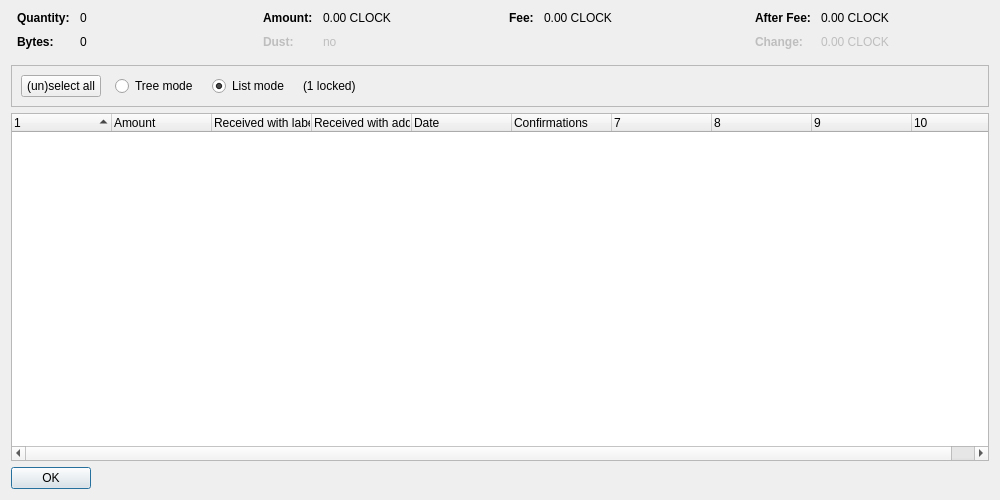
<?xml version="1.0" encoding="UTF-8"?>
<ui version="4.0">
 <class>CoinControlDialog</class>
 <widget class="QDialog" name="CoinControlDialog">
  <property name="geometry">
   <rect>
    <x>0</x>
    <y>0</y>
    <width>1000</width>
    <height>500</height>
   </rect>
  </property>
  <property name="windowTitle">
   <string>Coin Selection</string>
  </property>
  <layout class="QVBoxLayout" name="verticalLayout">
   <item>
    <layout class="QHBoxLayout" name="horizontalLayoutTop" stretch="0,0,0,0">
     <property name="topMargin">
      <number>0</number>
     </property>
     <property name="bottomMargin">
      <number>10</number>
     </property>
     <item>
      <layout class="QFormLayout" name="formLayoutCoinControl1">
       <property name="horizontalSpacing">
        <number>10</number>
       </property>
       <property name="verticalSpacing">
        <number>10</number>
       </property>
       <property name="leftMargin">
        <number>6</number>
       </property>
       <property name="rightMargin">
        <number>6</number>
       </property>
       <item row="0" column="0">
        <widget class="QLabel" name="labelCoinControlQuantityText">
         <property name="font">
          <font>
           <weight>75</weight>
           <bold>true</bold>
          </font>
         </property>
         <property name="text">
          <string>Quantity:</string>
         </property>
        </widget>
       </item>
       <item row="0" column="1">
        <widget class="QLabel" name="labelCoinControlQuantity">
         <property name="cursor">
          <cursorShape>IBeamCursor</cursorShape>
         </property>
         <property name="contextMenuPolicy">
          <enum>Qt::ActionsContextMenu</enum>
         </property>
         <property name="text">
          <string notr="true">0</string>
         </property>
         <property name="textInteractionFlags">
          <set>Qt::LinksAccessibleByMouse|Qt::TextSelectableByKeyboard|Qt::TextSelectableByMouse</set>
         </property>
        </widget>
       </item>
       <item row="1" column="0">
        <widget class="QLabel" name="labelCoinControlBytesText">
         <property name="font">
          <font>
           <weight>75</weight>
           <bold>true</bold>
          </font>
         </property>
         <property name="text">
          <string>Bytes:</string>
         </property>
        </widget>
       </item>
       <item row="1" column="1">
        <widget class="QLabel" name="labelCoinControlBytes">
         <property name="cursor">
          <cursorShape>IBeamCursor</cursorShape>
         </property>
         <property name="contextMenuPolicy">
          <enum>Qt::ActionsContextMenu</enum>
         </property>
         <property name="text">
          <string notr="true">0</string>
         </property>
         <property name="textInteractionFlags">
          <set>Qt::LinksAccessibleByMouse|Qt::TextSelectableByKeyboard|Qt::TextSelectableByMouse</set>
         </property>
        </widget>
       </item>
      </layout>
     </item>
     <item>
      <layout class="QFormLayout" name="formLayoutCoinControl2">
       <property name="horizontalSpacing">
        <number>10</number>
       </property>
       <property name="verticalSpacing">
        <number>10</number>
       </property>
       <property name="leftMargin">
        <number>6</number>
       </property>
       <property name="rightMargin">
        <number>6</number>
       </property>
       <item row="0" column="0">
        <widget class="QLabel" name="labelCoinControlAmountText">
         <property name="font">
          <font>
           <weight>75</weight>
           <bold>true</bold>
          </font>
         </property>
         <property name="text">
          <string>Amount:</string>
         </property>
        </widget>
       </item>
       <item row="0" column="1">
        <widget class="QLabel" name="labelCoinControlAmount">
         <property name="cursor">
          <cursorShape>IBeamCursor</cursorShape>
         </property>
         <property name="contextMenuPolicy">
          <enum>Qt::ActionsContextMenu</enum>
         </property>
         <property name="text">
          <string notr="true">0.00 CLOCK</string>
         </property>
         <property name="textInteractionFlags">
          <set>Qt::LinksAccessibleByMouse|Qt::TextSelectableByKeyboard|Qt::TextSelectableByMouse</set>
         </property>
        </widget>
       </item>
       <item row="1" column="0">
        <widget class="QLabel" name="labelCoinControlLowOutputText">
         <property name="enabled">
          <bool>false</bool>
         </property>
         <property name="font">
          <font>
           <weight>75</weight>
           <bold>true</bold>
          </font>
         </property>
         <property name="text">
          <string>Dust:</string>
         </property>
        </widget>
       </item>
       <item row="1" column="1">
        <widget class="QLabel" name="labelCoinControlLowOutput">
         <property name="enabled">
          <bool>false</bool>
         </property>
         <property name="cursor">
          <cursorShape>IBeamCursor</cursorShape>
         </property>
         <property name="contextMenuPolicy">
          <enum>Qt::ActionsContextMenu</enum>
         </property>
         <property name="text">
          <string notr="true">no</string>
         </property>
         <property name="textInteractionFlags">
          <set>Qt::LinksAccessibleByMouse|Qt::TextSelectableByKeyboard|Qt::TextSelectableByMouse</set>
         </property>
        </widget>
       </item>
      </layout>
     </item>
     <item>
      <layout class="QFormLayout" name="formLayoutCoinControl3">
       <property name="horizontalSpacing">
        <number>10</number>
       </property>
       <property name="verticalSpacing">
        <number>10</number>
       </property>
       <property name="leftMargin">
        <number>6</number>
       </property>
       <property name="rightMargin">
        <number>6</number>
       </property>
       <item row="0" column="0">
        <widget class="QLabel" name="labelCoinControlFeeText">
         <property name="font">
          <font>
           <weight>75</weight>
           <bold>true</bold>
          </font>
         </property>
         <property name="text">
          <string>Fee:</string>
         </property>
        </widget>
       </item>
       <item row="0" column="1">
        <widget class="QLabel" name="labelCoinControlFee">
         <property name="cursor">
          <cursorShape>IBeamCursor</cursorShape>
         </property>
         <property name="contextMenuPolicy">
          <enum>Qt::ActionsContextMenu</enum>
         </property>
         <property name="text">
          <string notr="true">0.00 CLOCK</string>
         </property>
         <property name="textInteractionFlags">
          <set>Qt::LinksAccessibleByMouse|Qt::TextSelectableByKeyboard|Qt::TextSelectableByMouse</set>
         </property>
        </widget>
       </item>
      </layout>
     </item>
     <item>
      <layout class="QFormLayout" name="formLayoutCoinControl4">
       <property name="horizontalSpacing">
        <number>10</number>
       </property>
       <property name="verticalSpacing">
        <number>10</number>
       </property>
       <property name="leftMargin">
        <number>6</number>
       </property>
       <property name="rightMargin">
        <number>6</number>
       </property>
       <item row="0" column="0">
        <widget class="QLabel" name="labelCoinControlAfterFeeText">
         <property name="font">
          <font>
           <weight>75</weight>
           <bold>true</bold>
          </font>
         </property>
         <property name="text">
          <string>After Fee:</string>
         </property>
        </widget>
       </item>
       <item row="0" column="1">
        <widget class="QLabel" name="labelCoinControlAfterFee">
         <property name="cursor">
          <cursorShape>IBeamCursor</cursorShape>
         </property>
         <property name="contextMenuPolicy">
          <enum>Qt::ActionsContextMenu</enum>
         </property>
         <property name="text">
          <string notr="true">0.00 CLOCK</string>
         </property>
         <property name="textInteractionFlags">
          <set>Qt::LinksAccessibleByMouse|Qt::TextSelectableByKeyboard|Qt::TextSelectableByMouse</set>
         </property>
        </widget>
       </item>
       <item row="1" column="0">
        <widget class="QLabel" name="labelCoinControlChangeText">
         <property name="enabled">
          <bool>false</bool>
         </property>
         <property name="font">
          <font>
           <weight>75</weight>
           <bold>true</bold>
          </font>
         </property>
         <property name="text">
          <string>Change:</string>
         </property>
        </widget>
       </item>
       <item row="1" column="1">
        <widget class="QLabel" name="labelCoinControlChange">
         <property name="enabled">
          <bool>false</bool>
         </property>
         <property name="cursor">
          <cursorShape>IBeamCursor</cursorShape>
         </property>
         <property name="contextMenuPolicy">
          <enum>Qt::ActionsContextMenu</enum>
         </property>
         <property name="text">
          <string notr="true">0.00 CLOCK</string>
         </property>
         <property name="textInteractionFlags">
          <set>Qt::LinksAccessibleByMouse|Qt::TextSelectableByKeyboard|Qt::TextSelectableByMouse</set>
         </property>
        </widget>
       </item>
      </layout>
     </item>
    </layout>
   </item>
   <item>
    <widget class="QFrame" name="frame">
     <property name="minimumSize">
      <size>
       <width>0</width>
       <height>40</height>
      </size>
     </property>
     <property name="frameShape">
      <enum>QFrame::StyledPanel</enum>
     </property>
     <property name="frameShadow">
      <enum>QFrame::Sunken</enum>
     </property>
     <layout class="QHBoxLayout" name="horizontalLayout">
      <item>
       <layout class="QHBoxLayout" name="horizontalLayoutPanel" stretch="0,0,0,0,0">
        <property name="spacing">
         <number>14</number>
        </property>
        <item>
         <widget class="QPushButton" name="pushButtonSelectAll">
          <property name="sizePolicy">
           <sizepolicy hsizetype="Maximum" vsizetype="Fixed">
            <horstretch>0</horstretch>
            <verstretch>0</verstretch>
           </sizepolicy>
          </property>
          <property name="text">
           <string>(un)select all</string>
          </property>
          <property name="autoDefault">
           <bool>false</bool>
          </property>
         </widget>
        </item>
        <item>
         <widget class="QRadioButton" name="radioTreeMode">
          <property name="sizePolicy">
           <sizepolicy hsizetype="Maximum" vsizetype="Fixed">
            <horstretch>0</horstretch>
            <verstretch>0</verstretch>
           </sizepolicy>
          </property>
          <property name="text">
           <string>Tree mode</string>
          </property>
         </widget>
        </item>
        <item>
         <widget class="QRadioButton" name="radioListMode">
          <property name="sizePolicy">
           <sizepolicy hsizetype="Maximum" vsizetype="Fixed">
            <horstretch>0</horstretch>
            <verstretch>0</verstretch>
           </sizepolicy>
          </property>
          <property name="text">
           <string>List mode</string>
          </property>
          <property name="checked">
           <bool>true</bool>
          </property>
         </widget>
        </item>
        <item>
         <widget class="QLabel" name="labelLocked">
          <property name="text">
           <string notr="true">(1 locked)</string>
          </property>
         </widget>
        </item>
        <item>
         <spacer name="horizontalSpacer">
          <property name="orientation">
           <enum>Qt::Horizontal</enum>
          </property>
          <property name="sizeHint" stdset="0">
           <size>
            <width>40</width>
            <height>20</height>
           </size>
          </property>
         </spacer>
        </item>
       </layout>
      </item>
     </layout>
    </widget>
   </item>
   <item>
    <widget class="CoinControlTreeWidget" name="treeWidget">
     <property name="contextMenuPolicy">
      <enum>Qt::CustomContextMenu</enum>
     </property>
     <property name="sortingEnabled">
      <bool>false</bool>
     </property>
     <property name="columnCount">
      <number>10</number>
     </property>
     <attribute name="headerShowSortIndicator" stdset="0">
      <bool>true</bool>
     </attribute>
     <attribute name="headerStretchLastSection">
      <bool>false</bool>
     </attribute>
     <column>
      <property name="text">
       <string/>
      </property>
     </column>
     <column>
      <property name="text">
       <string>Amount</string>
      </property>
     </column>
     <column>
      <property name="text">
       <string>Received with label</string>
      </property>
     </column>
     <column>
      <property name="text">
       <string>Received with address</string>
      </property>
     </column>
     <column>
      <property name="text">
       <string>Date</string>
      </property>
     </column>
     <column>
      <property name="text">
       <string>Confirmations</string>
      </property>
      <property name="toolTip">
       <string>Confirmed</string>
      </property>
     </column>
     <column>
      <property name="text">
       <string/>
      </property>
     </column>
     <column>
      <property name="text">
       <string/>
      </property>
     </column>
     <column>
      <property name="text">
       <string/>
      </property>
     </column>
     <column>
      <property name="text">
       <string/>
      </property>
     </column>
    </widget>
   </item>
   <item>
    <widget class="QDialogButtonBox" name="buttonBox">
     <property name="sizePolicy">
      <sizepolicy hsizetype="Maximum" vsizetype="Fixed">
       <horstretch>0</horstretch>
       <verstretch>0</verstretch>
      </sizepolicy>
     </property>
     <property name="orientation">
      <enum>Qt::Horizontal</enum>
     </property>
     <property name="standardButtons">
      <set>QDialogButtonBox::Ok</set>
     </property>
    </widget>
   </item>
  </layout>
 </widget>
 <customwidgets>
  <customwidget>
   <class>CoinControlTreeWidget</class>
   <extends>QTreeWidget</extends>
   <header>qt/coincontroltreewidget.h</header>
  </customwidget>
 </customwidgets>
 <resources/>
 <connections/>
</ui>
